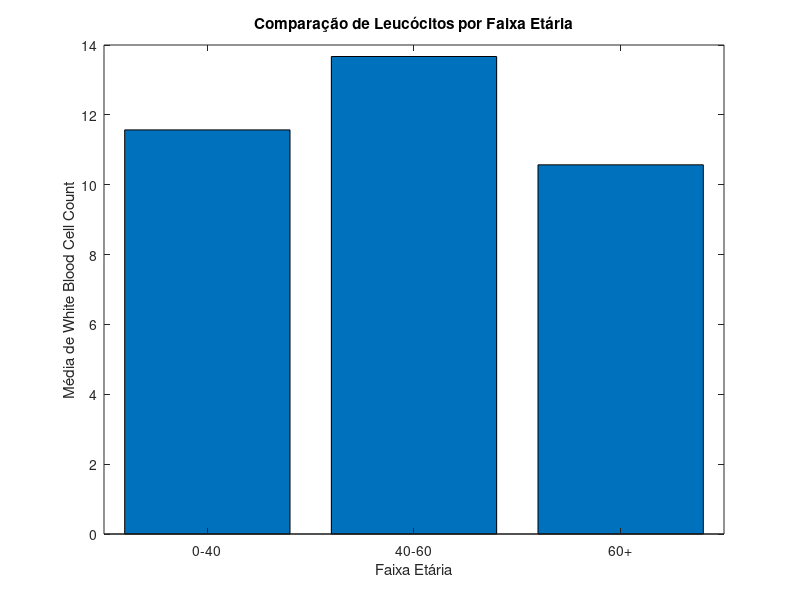
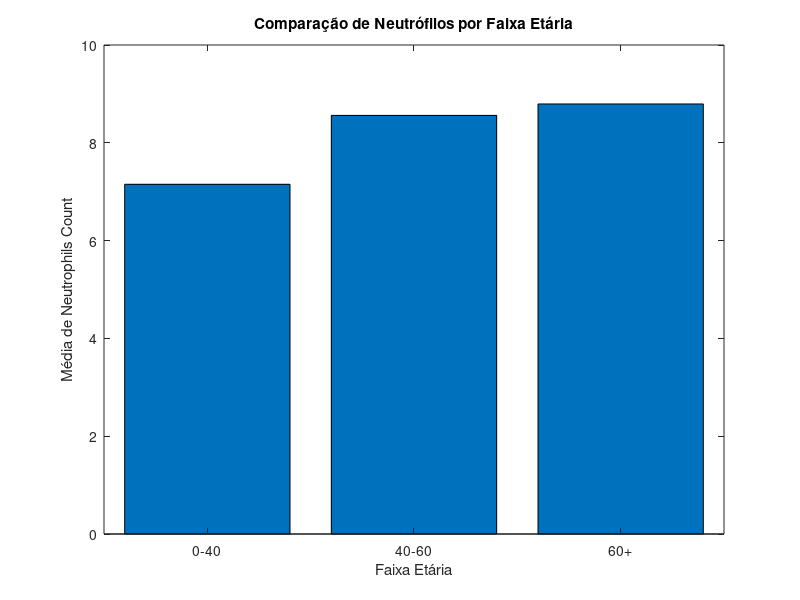
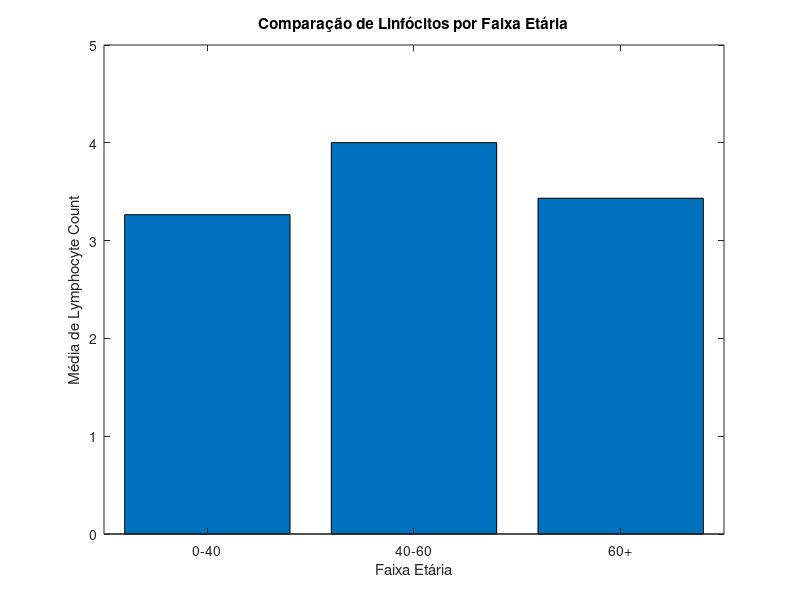
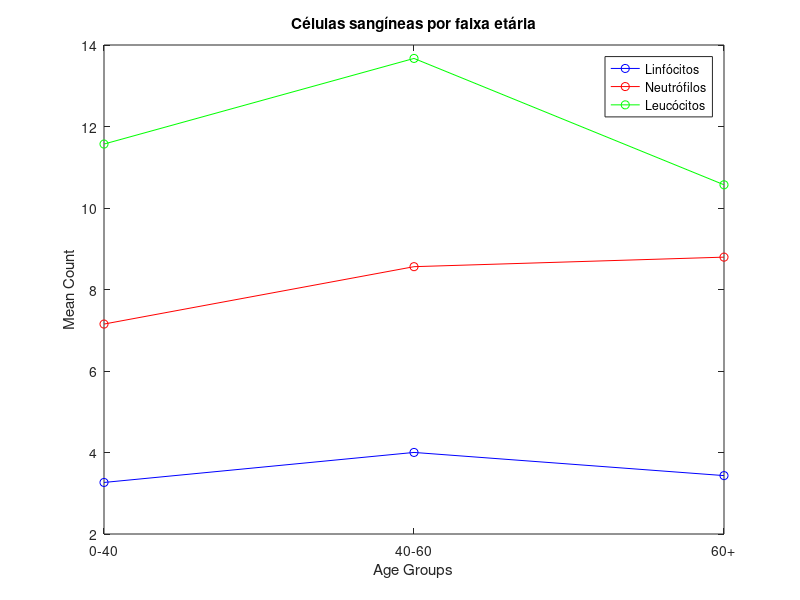

Write the MATLAB code that produced these figures, in order.
clear all
close all
clc

columns_names = {'Outcome', 'Patient Age', 'Gender', ...
                 'Ventilated (Y/N)', 'Red blood cell distribution width', ...
                 'Monocytes(%)', 'White blood cell count', ...
                 'Platelet Count', 'Lymphocyte Count', ...,
                 'Neutrophils Count', 'Days Hospitalized'};

data = csvread('COVID-19_CBC_Data_cleaned.csv');

# removendo a linha com strings dos títulos
data(1, :) = []



### início do código da prova (fique à vontade para comentar o código de plots dos scatters)

# ANALÍSE 2

# Primeiramente, tinha-se o objetivo de comparar diferentes faixas etárias à quantidade de células sanguíneas do paciente.
# Para isso, comparou-se a média de leucócitos, linfócitos e neutrófilos em 3 faixas etárias (0-40, 40-60 e 60+) anos.
# Para uma melhor visualização, utilizou-se gráficos de barras e lineares.
# segue o código

# LEUCÓCITOS X FAIXAS ETÁRIAS

# Índices das colunas
age_column = 2;  # Coluna de "Patient Age"
wbc_column = 7;  # Coluna de "White blood cell count"

# Definir faixas etárias
age_groups = {[0, 40], [40, 60], [60, Inf]};
group_labels = {'0-40', '40-60', '60+'};  # Rótulos das faixas etárias

# Calcular a média do "White blood cell count" para cada faixa etária
mean_wbc = zeros(1, length(age_groups));

for i = 1:length(age_groups)
    age_range = age_groups{i};

    # Filtrar dados pela faixa etária
    age_filter = data(:, age_column) >= age_range(1) & data(:, age_column) < age_range(2);
    wbc_data = data(age_filter, wbc_column);

    # Calcular a média de White blood cell count para a faixa etária
    mean_wbc(i) = mean(wbc_data);
end

# Criar o gráfico de barras
figure;
bar(mean_wbc);
set(gca, 'xticklabel', group_labels);  # Adicionar rótulos no eixo x
xlabel('Faixa Etária');
ylabel('Média de White Blood Cell Count');
title('Comparação de Leucócitos por Faixa Etária');


# NEUTRÓFILOS X FAIXAS ETÁRIAS

# Índices das colunas
age_column = 2;  # Coluna de "Patient Age"
neutrophils_column = 10;  # Coluna de "Neutrophils Count"

# Definir faixas etárias
age_groups = {[0, 40], [40, 60], [60, Inf]};
group_labels = {'0-40', '40-60', '60+'};  # Rótulos das faixas etárias

# Calcular a média do "Neutrophils Count" para cada faixa etária
mean_neutrophils = zeros(1, length(age_groups));

for i = 1:length(age_groups)
    age_range = age_groups{i};
    
    # Filtrar dados pela faixa etária
    age_filter = data(:, age_column) >= age_range(1) & data(:, age_column) < age_range(2);
    neutrophils_data = data(age_filter, neutrophils_column);

    # Calcular a média de Neutrophils Count para a faixa etária
    mean_neutrophils(i) = mean(neutrophils_data);
end

# Criar o gráfico de barras
figure;
bar(mean_neutrophils);
set(gca, 'xticklabel', group_labels);  # Adicionar rótulos no eixo x
xlabel('Faixa Etária');
ylabel('Média de Neutrophils Count');
title('Comparação de Neutrófilos por Faixa Etária');

# LINFÓCITOS X FAIXAS ETÁRIAS

# Índices das colunas
age_column = 2;  # Coluna de "Patient Age"
lymphocyte_column = 9;  # Coluna de "Neutrophils Count"

# Definir faixas etárias
age_groups = {[0, 40], [40, 60], [60, Inf]};
group_labels = {'0-40', '40-60', '60+'};  # Rótulos das faixas etárias

# Calcular a média do "Lymphocytes Count" para cada faixa etária
mean_lymphocyte = zeros(1, length(age_groups));

for i = 1:length(age_groups)
    age_range = age_groups{i};
    
    # Filtrar dados pela faixa etária
    age_filter = data(:, age_column) >= age_range(1) & data(:, age_column) < age_range(2);
    lymphocyte_data = data(age_filter, lymphocyte_column);

    # Calcular a média de Lymphocytes Count para a faixa etária
    mean_lymphocyte(i) = mean(lymphocyte_data);
end

# Criar o gráfico de barras
figure;
bar(mean_lymphocyte);
set(gca, 'xticklabel', group_labels);  # Adicionar rótulos no eixo x
xlabel('Faixa Etária');
ylabel('Média de Lymphocyte Count');
title('Comparação de Linfócitos por Faixa Etária');


# GRÁFICO LINEAR (CÉLULAS DO SANGUE X FAIXA ETÁRIA)

# Índices das colunas
age_column = 2;                # Coluna de "Patient Age"
wbc_column = 7;                # Coluna de "White blood cell count"
lymphocytes_column = 9;        # Coluna de "Lymphocyte Count"
neutrophils_column = 10;       # Coluna de "Neutrophils Count"

# Definir faixas etárias
age_groups = {[0, 40], [40, 60], [60, Inf]};
group_labels = {'0-40', '40-60', '60+'};

# Inicializar variáveis para armazenar as médias
mean_wbc = zeros(1, length(age_groups));
mean_lymphocytes = zeros(1, length(age_groups));
mean_neutrophils = zeros(1, length(age_groups));

# Calcular a média de cada parâmetro para cada faixa etária
for i = 1:length(age_groups)
    age_range = age_groups{i};

    # Filtrar dados pela faixa etária
    age_filter = data(:, age_column) >= age_range(1) & data(:, age_column) < age_range(2);

    # Extrair dados para cada parâmetro e calcular a média
    mean_wbc(i) = mean(data(age_filter, wbc_column));
    mean_lymphocytes(i) = mean(data(age_filter, lymphocytes_column));
    mean_neutrophils(i) = mean(data(age_filter, neutrophils_column));
end

# Plotar o gráfico de linhas
figure;
plot(1:length(age_groups), mean_lymphocytes, '-o', 'DisplayName', 'Linfócitos', 'Color', 'b');
hold on;
plot(1:length(age_groups), mean_neutrophils, '-o', 'DisplayName', 'Neutrófilos', 'Color', 'r');
plot(1:length(age_groups), mean_wbc, '-o', 'DisplayName', 'Leucócitos', 'Color', 'g');

# Configurações do gráfico
set(gca, 'xtick', 1:length(age_groups), 'xticklabel', group_labels);  # Rótulos do eixo x
xlabel('Age Groups');
ylabel('Mean Count');
title('Células sangíneas por faixa etária');
legend('show');
hold off;




# OUTCOME X FAIXA ETÁRIA

# Índices das colunas
age_column = 2;  # Coluna de "Patient Age"
outcome_column = 1;  # Coluna de "Outcome Count"

# Definir faixas etárias
age_groups = {[0, 40], [40, 60], [60, Inf]};
group_labels = {'0-40', '40-60', '60+'};  # Rótulos das faixas etárias

# Calcular a média do "Outcome Count" para cada faixa etária
mean_outcome = zeros(1, length(age_groups));

for i = 1:length(age_groups)
    age_range = age_groups{i};
    
    # Filtrar dados pela faixa etária
    age_filter = data(:, age_column) >= age_range(1) & data(:, age_column) < age_range(2);
    outcome_data = data(age_filter, outcome_column);

    # Calcular a média de Outcome Count para a faixa etária
    mean_outcome(i) = mean(outcome_data);
end

# Criar o gráfico de barras
figure;
bar(mean_outcome);
set(gca, 'xticklabel', group_labels);  # Adicionar rótulos no eixo x
xlabel('Faixa Etária');
ylabel('Média de Mortalidade');
title('Comparação de Mortalidade por Faixa Etária');








